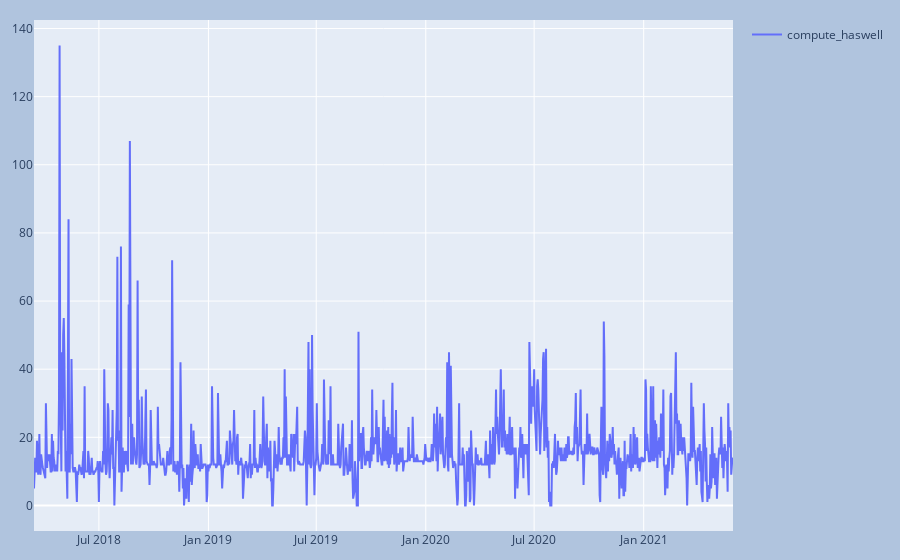

Notebook source saved alongside this figure:
### Code cell
rs_node_data = rs_node_data[(rs_node_data.start_on > time_range[0]) & (rs_node_data.start_on < time_range[1])]
plot_rsrc(rs_node_data, nt)

### Figure 1 — Plotly figure (JSON) as saved in the notebook; plotly's stock layout.template omitted (floating-point values rounded to 4 significant figures; data arrays with more than 128 entries replaced by an {"elided": "..."} marker saying what was removed)
{"data": [{"mode": "lines", "name": "compute_haswell", "type": "scatter", "x": {"elided": "1175 str values"}, "y": {"elided": "1175 int values"}}], "layout": {"margin": {"b": 20, "l": 20, "r": 20, "t": 20}, "paper_bgcolor": "LightSteelBlue", "showlegend": true}}
